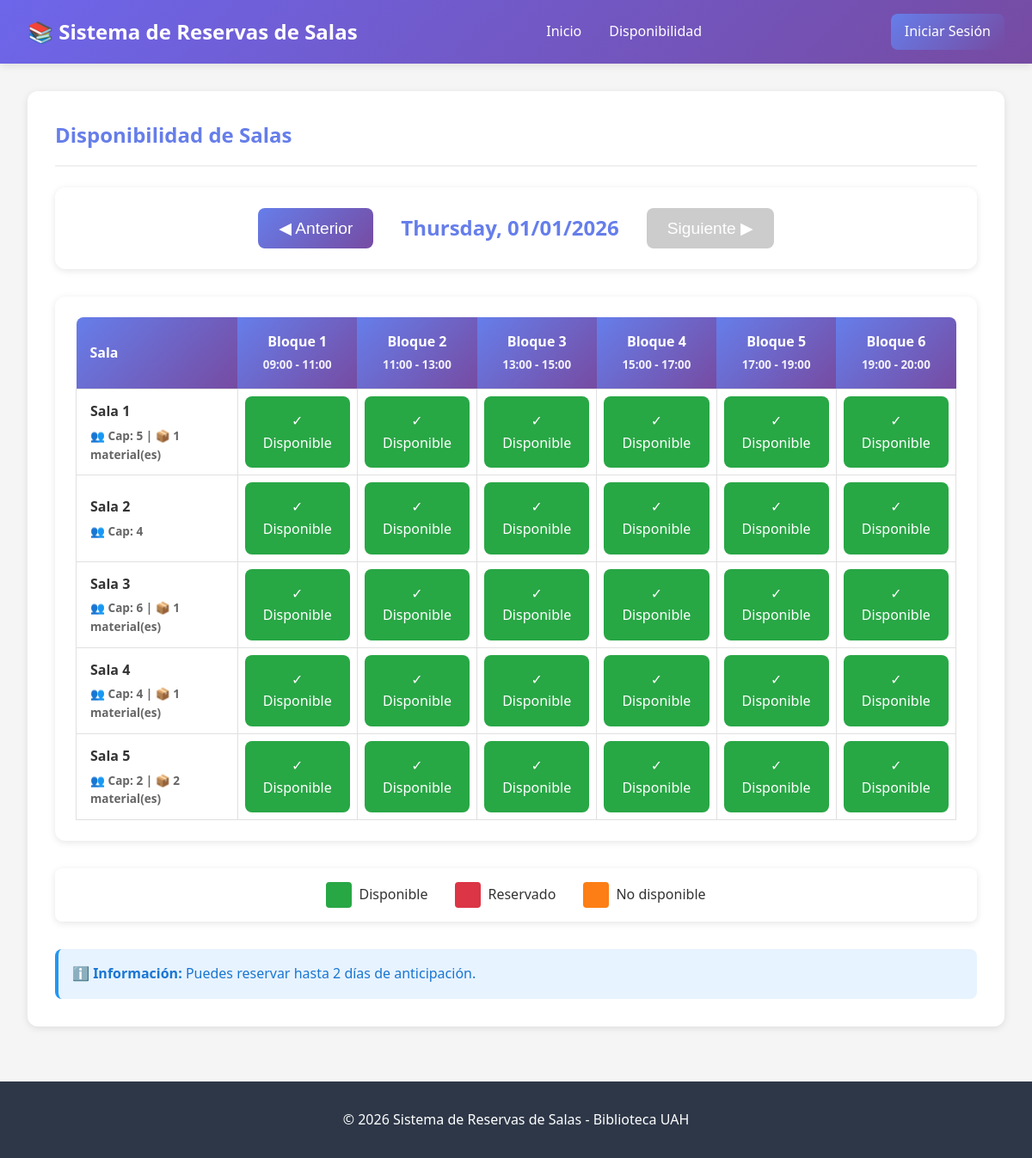
/reservas/disponibilidad/?fecha=2026-01-01, run on the app's committed database.
### reservas/models.py (models this page shows, shortened)
class TimeBlock(models.Model):
    DAYS_OF_WEEK = [
        ('monday', 'Lunes'),
        ('tuesday', 'Martes'),
        ('wednesday', 'Miércoles'),
        ('thursday', 'Jueves'),
        ('friday', 'Viernes'),
        ('saturday', 'Sábado'),
        ('sunday', 'Domingo'),
    ]
    name = models.CharField(
        max_length=50,
        verbose_name="Nombre del bloque",
        help_text="Ej: Bloque 1, Bloque Mañana, Sábado Tarde"
    )
    day_of_week = models.CharField(
        max_length=10,
        choices=DAYS_OF_WEEK,
        verbose_name="Día de la semana",
        help_text="Día al que aplica este bloque horario"
    )
    start_time = models.TimeField(verbose_name="Hora inicio")
    end_time = models.TimeField(verbose_name="Hora fin")
    is_active = models.BooleanField(default=True, verbose_name="Activo")
    created_at = models.DateTimeField(auto_now_add=True)
    updated_at = models.DateTimeField(auto_now=True)
    class Meta:
        verbose_name = "Bloque Horario"
        verbose_name_plural = "Bloques Horarios"
        ordering = ['day_of_week', 'start_time']
        unique_together = ['day_of_week', 'start_time', 'end_time']

class Room(models.Model):
    name = models.CharField(max_length=100, verbose_name="Nombre de la sala")
    capacity = models.PositiveIntegerField(verbose_name="Capacidad (personas)")
    location = models.CharField(max_length=200, verbose_name="Ubicación")
    available_materials = models.ManyToManyField(
        Material,
        blank=True,
        verbose_name="Materiales disponibles",
        related_name="rooms"
    )
    is_public = models.BooleanField(
        default=True,
        verbose_name="Sala pública",
        help_text="Si está desmarcado, solo el admin puede reservar esta sala"
    )
    is_active = models.BooleanField(default=True, verbose_name="Activa")
    created_at = models.DateTimeField(auto_now_add=True)
    updated_at = models.DateTimeField(auto_now=True)
    class Meta:
        verbose_name = "Sala"
        verbose_name_plural = "Salas"
        ordering = ['name']

### reservas/views.py (the view)
# urls.py: path('disponibilidad/', views.disponibilidad, name='disponibilidad'),
def disponibilidad(request):
    fecha_str = request.GET.get('fecha', date.today().isoformat())
    try:
        fecha_seleccionada = datetime.strptime(fecha_str, '%Y-%m-%d').date()
    except ValueError:
        fecha_seleccionada = date.today()
    if fecha_seleccionada < date.today():
        fecha_seleccionada = date.today()
    reglas = ReservationRules.objects.first()
    max_dias_anticipacion = reglas.max_days_in_advance if reglas else 2
    fecha_maxima = date.today() + timedelta(days=max_dias_anticipacion)
    if fecha_seleccionada > fecha_maxima:
        fecha_seleccionada = fecha_maxima
    dias_semana = ['monday', 'tuesday', 'wednesday', 'thursday', 'friday', 'saturday', 'sunday']
    dia_semana = dias_semana[fecha_seleccionada.weekday()]
    salas = Room.objects.filter(is_public=True, is_active=True).order_by('name')
    bloques = TimeBlock.objects.filter(
        day_of_week=dia_semana,
        is_active=True
    ).order_by('start_time')
    disponibilidad_grid = []
    for sala in salas:
        fila = {
            'sala': sala,
            'bloques': []
        }
        for bloque in bloques:
            reserva = Reservation.objects.filter(
                room=sala,
                date=fecha_seleccionada,
                time_block=bloque,
                status__in=['pending', 'confirmed']
            ).first()
            bloqueada = RoomUnavailability.objects.filter(
                Q(room=sala, date=fecha_seleccionada, time_block=bloque) |
                Q(room=sala, date=fecha_seleccionada, time_block__isnull=True)  # Bloqueada todo el día
            ).exists()
            if bloqueada:
                estado = 'bloqueado'
            elif reserva:
                estado = 'reservado'
            else:
                estado = 'disponible'
            fila['bloques'].append({
                'bloque': bloque,
                'estado': estado,
                'reserva': reserva
            })
        disponibilidad_grid.append(fila)
    fecha_anterior = fecha_seleccionada - timedelta(days=1)
    fecha_siguiente = fecha_seleccionada + timedelta(days=1)
    if fecha_anterior < date.today():
        fecha_anterior = None
    if fecha_siguiente > fecha_maxima:
        fecha_siguiente = None
    context = {
        'fecha_seleccionada': fecha_seleccionada,
        'fecha_anterior': fecha_anterior,
        'fecha_siguiente': fecha_siguiente,
        'bloques': bloques,
        'disponibilidad_grid': disponibilidad_grid,
        'max_dias_anticipacion': max_dias_anticipacion,
    }
    return render(request, 'reservas/disponibilidad.html', context)

### reservas/templates/reservas/disponibilidad.html (shortened to what this page needs)
{% extends 'reservas/base.html' %}
{% block content %}
<div class="card">
    <div class="card-header">
        <h2> Disponibilidad de Salas</h2>
    </div>
    <div class="date-selector">
        {% if fecha_anterior %}
        <a href="?fecha={{ fecha_anterior|date:'Y-m-d' }}">
            <button>◀ Anterior</button>
        </a>
        {% else %}
        <button disabled>◀ Anterior</button>
        {% endif %}
        <div class="current-date">
            {{ fecha_seleccionada|date:"l, d/m/Y" }}
        </div>
        {% if fecha_siguiente %}
        <a href="?fecha={{ fecha_siguiente|date:'Y-m-d' }}">
            <button>Siguiente ▶</button>
        </a>
        {% else %}
        <button disabled>Siguiente ▶</button>
        {% endif %}
    </div>
    <div class="grid-container">
        {% if bloques %}
        <table class="availability-grid">
            <thead>
                <tr>
                    <th>Sala</th>
                    {% for bloque in bloques %}
                    <th>
                        {{ bloque.name }}<br>
                        <small style="opacity: 0.9;">{{ bloque.start_time|time:"H:i" }} - {{ bloque.end_time|time:"H:i" }}</small>
                    </th>
                    {% endfor %}
                </tr>
            </thead>
            <tbody>
                {% for fila in disponibilidad_grid %}
                <tr>
                    <td class="room-name">
                        <div>{{ fila.sala.name }}</div>
                        <div class="room-details">
                            👥 Cap: {{ fila.sala.capacity }}
                            {% if fila.sala.available_materials.exists %}
                            | 📦 {{ fila.sala.available_materials.count }} material(es)
                            {% endif %}
                        </div>
                    </td>
                    {% for slot in fila.bloques %}
                    <td>
                        {% if slot.estado == 'disponible' %}
                            {% if user.is_authenticated %}
                            <a href="{% url 'reservas:reservar' fila.sala.id slot.bloque.id fecha_seleccionada|date:'Y-m-d' %}" style="text-decoration: none;">
                                <div class="time-slot disponible">
                                    ✓ Disponible
                                </div>
                            </a>
                            {% else %}
                            <div class="time-slot disponible" onclick="alert('Debes iniciar sesión para reservar')">
                                ✓ Disponible
                            </div>
                            {% endif %}
                        {% elif slot.estado == 'reservado' %}
                            <div class="time-slot reservado">
                                ✗ Reservado
                            </div>
                        {% elif slot.estado == 'bloqueado' %}
                            <div class="time-slot bloqueado">
                                ⊘ No disponible
                            </div>
                        {% endif %}
                    </td>
                    {% endfor %}
                </tr>
                {% endfor %}
            </tbody>
        </table>
        {% else %}
        <div class="no-data">
            <p style="font-size: 1.2rem;"> No hay bloques horarios configurados para este día</p>
        </div>
        {% endif %}
    </div>
    <div class="legend">
        <div class="legend-item">
            <div class="legend-box" style="background-color: #28a745;"></div>
            <span>Disponible</span>
        </div>
        <div class="legend-item">
            <div class="legend-box" style="background-color: #dc3545;"></div>
            <span>Reservado</span>
        </div>
        <div class="legend-item">
            <div class="legend-box" style="background-color: #fd7e14;"></div>
            <span>No disponible</span>
        </div>
    </div>
    <div style="margin-top: 2rem; padding: 1rem; background-color: #e7f3ff; border-radius: 8px; border-left: 4px solid #2196F3;">
        <p style="color: #1976D2;">
            ℹ️ <strong>Información:</strong> Puedes reservar hasta {{ max_dias_anticipacion }} días de anticipación.
        </p>
    </div>
</div>
{% endblock %}

### reservas/templates/reservas/base.html (style rules this page uses)
* { margin: 0; padding: 0; box-sizing: border-box; }
body { font-family: 'Segoe UI', Tahoma, Geneva, Verdana, sans-serif; background-color: #f5f5f5; color: #333; line-height: 1.6; }
.card { background: white; border-radius: 12px; padding: 2rem; box-shadow: 0 2px 8px rgba(0,0,0,0.1); margin-bottom: 2rem; }
.card-header { border-bottom: 2px solid #f0f0f0; padding-bottom: 1rem; margin-bottom: 1.5rem; }
.card-header h2 { font-size: 1.5rem; color: #667eea; }

### reservas/templates/reservas/disponibilidad.html (style rules this page uses)
.date-selector { display: flex; justify-content: center; align-items: center; gap: 2rem; margin-bottom: 2rem; background: white; padding: 1.5rem; border-radius: 12px; box-shadow: 0 2px 8px rgba(0,0,0,0.1); }
.date-selector button { background: linear-gradient(135deg, #667eea 0%, #764ba2 100%); color: white; border: none; padding: 0.75rem 1.5rem; border-radius: 8px; font-size: 1.2rem; cursor: pointer; transition: transform 0.2s; }
.date-selector button:disabled { background: #ccc; cursor: not-allowed; }
.current-date { font-size: 1.5rem; font-weight: bold; color: #667eea; }
.grid-container { overflow-x: auto; background: white; border-radius: 12px; padding: 1.5rem; box-shadow: 0 2px 8px rgba(0,0,0,0.1); }
.availability-grid { min-width: 900px; border-collapse: collapse; width: 100%; }
.availability-grid th { background: linear-gradient(135deg, #667eea 0%, #764ba2 100%); color: white; padding: 1rem; text-align: center; font-weight: 600; position: sticky; top: 0; z-index: 10; }
.availability-grid th:first-child { border-top-left-radius: 8px; min-width: 150px; text-align: left; }
.availability-grid th:last-child { border-top-right-radius: 8px; }
.availability-grid td { padding: 0.5rem; text-align: center; border: 1px solid #e0e0e0; }
.room-name { font-weight: 600; color: #333; text-align: left !important; padding-left: 1rem !important; }
.room-details { font-size: 0.85rem; color: #666; margin-top: 0.25rem; }
.time-slot { padding: 1rem; border-radius: 8px; cursor: pointer; transition: all 0.3s; font-weight: 500; min-height: 60px; display: flex; align-items: center; justify-content: center; }
.time-slot.disponible { background-color: #28a745; color: white; }
.legend { display: flex; justify-content: center; gap: 2rem; margin-top: 2rem; padding: 1rem; background: white; border-radius: 8px; box-shadow: 0 2px 8px rgba(0,0,0,0.1); }
.legend-item { display: flex; align-items: center; gap: 0.5rem; }
.legend-box { width: 30px; height: 30px; border-radius: 4px; }

### data on the page
TimeBlock: name "Bloque 1", start_time "09:00", end_time "11:00"
TimeBlock: name "Bloque 2", start_time "11:00", end_time "13:00"
TimeBlock: name "Bloque 3", start_time "13:00", end_time "15:00"
TimeBlock: name "Bloque 4", start_time "15:00", end_time "17:00"
TimeBlock: name "Bloque 5", start_time "17:00", end_time "19:00"
TimeBlock: name "Bloque 6", start_time "19:00", end_time "20:00"
Room: sala.name "Sala 1", sala.capacity "5", sala.available_materials.count "1"
Room: sala.name "Sala 2", sala.capacity "4"
Room: sala.name "Sala 3", sala.capacity "6", sala.available_materials.count "1"
Room: sala.name "Sala 4", sala.capacity "4", sala.available_materials.count "1"
Room: sala.name "Sala 5", sala.capacity "2", sala.available_materials.count "2"

### other printed values
{{ fecha_seleccionada|date:"l, d/m/Y" }} "Thursday, 01/01/2026"
{{ max_dias_anticipacion }} "2"
